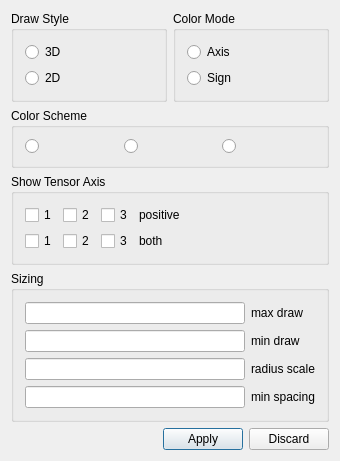
<?xml version="1.0" encoding="UTF-8"?>
<ui version="4.0">
 <class>QtPrincipalAxisDialogBaseUi</class>
 <widget class="QDialog" name="QtPrincipalAxisDialogBaseUi">
  <property name="geometry">
   <rect>
    <x>0</x>
    <y>0</y>
    <width>340</width>
    <height>450</height>
   </rect>
  </property>
  <property name="minimumSize">
   <size>
    <width>340</width>
    <height>0</height>
   </size>
  </property>
  <property name="windowTitle">
   <string>Principal Axis Configuration</string>
  </property>
  <layout class="QVBoxLayout">
   <item>
    <layout class="QHBoxLayout">
     <item>
      <widget class="QGroupBox" name="groupBox_3">
       <property name="title">
        <string>Draw Style</string>
       </property>
       <layout class="QVBoxLayout">
        <item>
         <widget class="QRadioButton" name="drawStyle3D">
          <property name="text">
           <string>3D</string>
          </property>
         </widget>
        </item>
        <item>
         <widget class="QRadioButton" name="drawStyle2D">
          <property name="text">
           <string>2D</string>
          </property>
         </widget>
        </item>
       </layout>
      </widget>
     </item>
     <item>
      <widget class="QGroupBox" name="groupBox_4">
       <property name="title">
        <string>Color Mode</string>
       </property>
       <layout class="QVBoxLayout">
        <item>
         <widget class="QRadioButton" name="colorModeAxis">
          <property name="text">
           <string>Axis</string>
          </property>
         </widget>
        </item>
        <item>
         <widget class="QRadioButton" name="colorModeSign">
          <property name="text">
           <string>Sign</string>
          </property>
         </widget>
        </item>
       </layout>
      </widget>
     </item>
    </layout>
   </item>
   <item>
    <widget class="QGroupBox" name="groupBox_5">
     <property name="visible">
      <bool>false</bool>
     </property>
     <property name="title">
      <string>Color Scheme</string>
     </property>
     <layout class="QHBoxLayout" name="horizontalLayout">
      <item>
       <widget class="QRadioButton" name="colorscheme_1_rb">
        <property name="text">
         <string/>
        </property>
        <property name="icon">
         <iconset resource="../ACG-resources.qrc">
          <normaloff>:/ACG/Icons/PrincipalAxis_CS1.png</normaloff>:/ACG/Icons/PrincipalAxis_CS1.png</iconset>
        </property>
        <property name="iconSize">
         <size>
          <width>64</width>
          <height>64</height>
         </size>
        </property>
       </widget>
      </item>
      <item>
       <widget class="QRadioButton" name="colorscheme_2_rb">
        <property name="text">
         <string/>
        </property>
        <property name="icon">
         <iconset resource="../ACG-resources.qrc">
          <normaloff>:/ACG/Icons/PrincipalAxis_CS2.png</normaloff>:/ACG/Icons/PrincipalAxis_CS2.png</iconset>
        </property>
        <property name="iconSize">
         <size>
          <width>64</width>
          <height>64</height>
         </size>
        </property>
       </widget>
      </item>
      <item>
       <widget class="QRadioButton" name="colorscheme_3_rb">
        <property name="text">
         <string/>
        </property>
        <property name="icon">
         <iconset resource="../ACG-resources.qrc">
          <normaloff>:/ACG/Icons/PrincipalAxis_CS3.png</normaloff>:/ACG/Icons/PrincipalAxis_CS3.png</iconset>
        </property>
        <property name="iconSize">
         <size>
          <width>64</width>
          <height>64</height>
         </size>
        </property>
       </widget>
      </item>
     </layout>
    </widget>
   </item>
   <item>
    <widget class="QGroupBox" name="groupBox_2">
     <property name="title">
      <string>Show Tensor Axis</string>
     </property>
     <layout class="QHBoxLayout" stretch="0,1">
      <item>
       <layout class="QGridLayout">
        <item row="0" column="0">
         <widget class="QCheckBox" name="showTensor1">
          <property name="text">
           <string>1</string>
          </property>
         </widget>
        </item>
        <item row="0" column="1">
         <widget class="QCheckBox" name="showTensor2">
          <property name="text">
           <string>2</string>
          </property>
         </widget>
        </item>
        <item row="0" column="2">
         <widget class="QCheckBox" name="showTensor3">
          <property name="text">
           <string>3</string>
          </property>
         </widget>
        </item>
        <item row="1" column="0">
         <widget class="QCheckBox" name="showTensor1B">
          <property name="text">
           <string>1</string>
          </property>
         </widget>
        </item>
        <item row="1" column="1">
         <widget class="QCheckBox" name="showTensor2B">
          <property name="text">
           <string>2</string>
          </property>
         </widget>
        </item>
        <item row="1" column="2">
         <widget class="QCheckBox" name="showTensor3B">
          <property name="text">
           <string>3</string>
          </property>
         </widget>
        </item>
       </layout>
      </item>
      <item>
       <layout class="QVBoxLayout">
        <item>
         <widget class="QLabel" name="textLabel1_4">
          <property name="text">
           <string>positive</string>
          </property>
          <property name="wordWrap">
           <bool>false</bool>
          </property>
         </widget>
        </item>
        <item>
         <widget class="QLabel" name="textLabel1_4_2">
          <property name="text">
           <string>both</string>
          </property>
          <property name="wordWrap">
           <bool>false</bool>
          </property>
         </widget>
        </item>
       </layout>
      </item>
     </layout>
    </widget>
   </item>
   <item>
    <widget class="QGroupBox" name="groupBox">
     <property name="title">
      <string>Sizing</string>
     </property>
     <layout class="QHBoxLayout">
      <item>
       <layout class="QVBoxLayout">
        <item>
         <widget class="QLineEdit" name="maxDrawRadius"/>
        </item>
        <item>
         <widget class="QLineEdit" name="minDrawRadius"/>
        </item>
        <item>
         <widget class="QLineEdit" name="radiusScale"/>
        </item>
        <item>
         <widget class="QLineEdit" name="minSpacing"/>
        </item>
       </layout>
      </item>
      <item>
       <layout class="QVBoxLayout">
        <item>
         <widget class="QLabel" name="textLabel1">
          <property name="text">
           <string>max draw</string>
          </property>
          <property name="wordWrap">
           <bool>false</bool>
          </property>
         </widget>
        </item>
        <item>
         <widget class="QLabel" name="textLabel1_2">
          <property name="text">
           <string>min draw</string>
          </property>
          <property name="wordWrap">
           <bool>false</bool>
          </property>
         </widget>
        </item>
        <item>
         <widget class="QLabel" name="textLabel1_3">
          <property name="text">
           <string>radius scale</string>
          </property>
          <property name="wordWrap">
           <bool>false</bool>
          </property>
         </widget>
        </item>
        <item>
         <widget class="QLabel" name="textLabel1_5">
          <property name="text">
           <string>min spacing</string>
          </property>
         </widget>
        </item>
       </layout>
      </item>
     </layout>
    </widget>
   </item>
   <item>
    <spacer name="verticalSpacer">
     <property name="orientation">
      <enum>Qt::Vertical</enum>
     </property>
     <property name="sizeHint" stdset="0">
      <size>
       <width>0</width>
       <height>0</height>
      </size>
     </property>
    </spacer>
   </item>
   <item>
    <layout class="QHBoxLayout">
     <item>
      <spacer name="horizontalSpacer">
       <property name="orientation">
        <enum>Qt::Horizontal</enum>
       </property>
       <property name="sizeHint" stdset="0">
        <size>
         <width>0</width>
         <height>0</height>
        </size>
       </property>
      </spacer>
     </item>
     <item>
      <widget class="QPushButton" name="OkButton">
       <property name="text">
        <string>Apply</string>
       </property>
      </widget>
     </item>
     <item>
      <widget class="QPushButton" name="CancelButton">
       <property name="text">
        <string>Discard</string>
       </property>
      </widget>
     </item>
    </layout>
   </item>
  </layout>
 </widget>
 <layoutdefault spacing="6" margin="11"/>
 <resources>
  <include location="../ACG-resources.qrc"/>
 </resources>
 <connections>
  <connection>
   <sender>colorModeAxis</sender>
   <signal>toggled(bool)</signal>
   <receiver>groupBox_5</receiver>
   <slot>setVisible(bool)</slot>
   <hints>
    <hint type="sourcelabel">
     <x>229</x>
     <y>41</y>
    </hint>
    <hint type="destinationlabel">
     <x>99</x>
     <y>100</y>
    </hint>
   </hints>
  </connection>
 </connections>
</ui>
